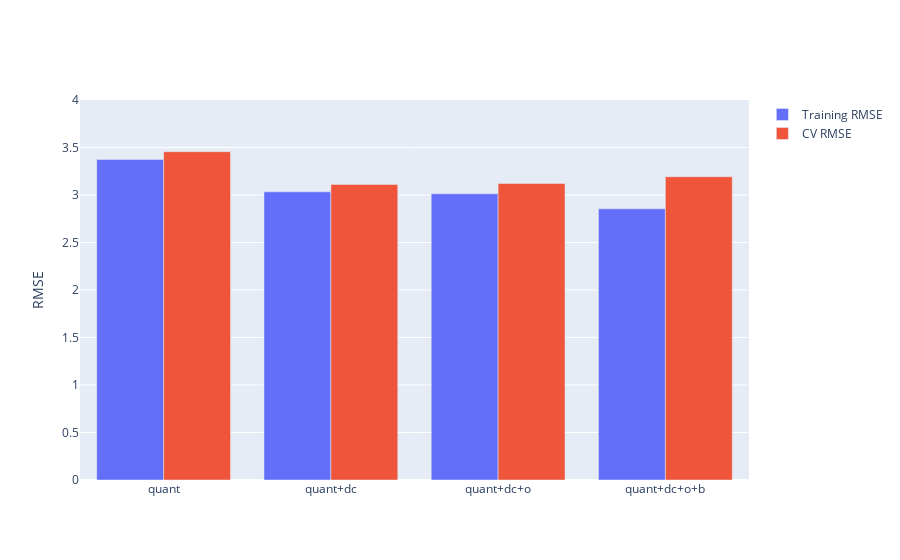

Notebook code cell kept with this figure:
### Code cell
fig = compare_models(models)
fig.update_yaxes(range = [0, 4], title = "RMSE")

### Figure 1 — Plotly figure (JSON) as saved in the notebook; plotly's stock layout.template omitted (floating-point values rounded to 4 significant figures)
{"data": [{"name": "Training RMSE", "type": "bar", "x": ["quant", "quant+dc", "quant+dc+o", "quant+dc+o+b"], "y": [3.375, 3.033, 3.013, 2.854]}, {"name": "CV RMSE", "type": "bar", "x": ["quant", "quant+dc", "quant+dc+o", "quant+dc+o+b"], "y": [3.456, 3.111, 3.121, 3.192]}], "layout": {"yaxis": {"range": [0, 4], "title": {"text": "RMSE"}}}}
